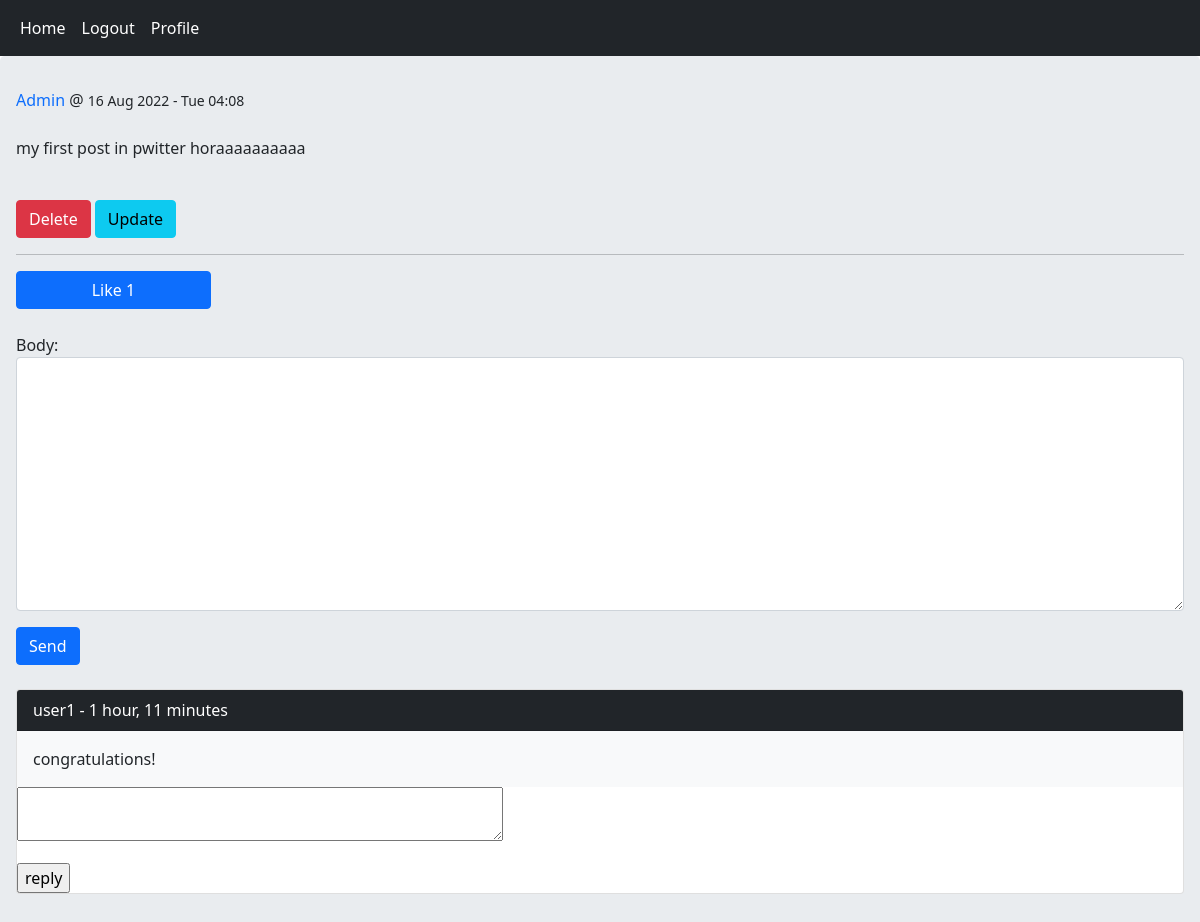
Screenshot of /post/1/my-first-post-in-pwitter-horaa/ (signed in) with the database file from the repository.
### home/models.py (models this page shows, shortened)
class Post(models.Model):
    user = models.ForeignKey(User, on_delete=models.CASCADE, related_name='posts')
    body = models.TextField()
    slug = models.SlugField()
    title = models.CharField(max_length=100, null=True, blank=True)  # proper format to add new field after migration
    created = models.DateTimeField(auto_now_add=True)
    updated = models.DateTimeField(auto_now=True)
    class Meta:
        ordering = ('-created',)  # model wide order_by filter
    def likes_count(self):
        return self.pvote.count()
    def user_can_like(self, user):
        user_like_this_post = user.uvote.filter(post=self)
        if user_like_this_post.exists():
            return False
        return True

class Comment(models.Model):
    user = models.ForeignKey(User, on_delete=models.CASCADE, related_name='ucomment')
    post = models.ForeignKey(Post, on_delete=models.CASCADE, related_name='pcomment')
    reply = models.ForeignKey("Comment", on_delete=models.CASCADE, related_name='rcomment', blank=True, null=True)
    is_reply = models.BooleanField(default=False)
    body = models.TextField(max_length=400)
    created = models.DateTimeField(auto_now_add=True)

### home/views.py (the view, shortened to what this page needs)
# urls.py: path('post/<int:user_id>/<slug:slug>/', views.PostDetailView.as_view(), name="post_detail"),
class PostDetailView(View):
    form_class = CommentCreateForm
    form_class_reply = CommentReplyForm
    def setup(self, request, *args, **kwargs):
        self.post_instance = get_object_or_404(Post, id=kwargs['user_id'], slug=kwargs["slug"])
        return super().setup(request, *args, **kwargs)
    def get(self, request, *args, **kwargs):
        comments = self.post_instance.pcomment.filter(is_reply=False)
        can_like = False
        if request.user.is_authenticated and self.post_instance.user_can_like(request.user):
            can_like = True
        return render(request, 'home/details.html',
                      {'post': self.post_instance, 'comments': comments, 'form': self.form_class,
                       'form_reply': self.form_class_reply, 'can_like':can_like})

### home/templates/home/details.html (shortened to what this page needs)
{% extends 'base.html' %}
{% block content %}
    <a class="text-decoration-none" href="{% url 'account:user_profile' post.user.id %}">{{ post.user|capfirst }}</a> @ <small>
    {{ post.updated|date:"d M Y - D H:m" }}</small> <br><br>
    <p>{{ post.body }}</p>
    {% if request.user.id == post.user.id %}
        <br>
        <a href="{% url 'home:post_delete' post.id %}" class="btn btn-danger">Delete</a>
        <a href="{% url 'home:post_update' post.id %}" class="btn btn-info">Update</a>
    {% endif %}
    <hr>
    {% if request.user.is_authenticated %}
        <a href="{% url "home:post_like" post.id %}" class="{% if not can_like %}disabled{% endif %} btn btn-primary col-md-2">Like {{ post.likes_count }}</a><br>
        <br>
        <form action="" method="post">
            {{ form.as_p }}
            <input class="btn btn-primary" type="submit" value="Send">
        </form>
    {% else %}
        <p class="text-danger">Only logged in user can comment</p>
    {% endif %}
    <br>
    {% for comment in comments %}
        <div class="card">
            <div class="card-header bg-dark text-white">{{ comment.user }} - {{ comment.created|timesince }}</div>
            <div class="card-body bg-light">{{ comment.body }}</div>
            {% if request.user.is_authenticated %}
               <form action="{% url "home:reply_comment" post.id comment.id %}" method="post">
                    {{ form_reply.as_p }}
                    <input type="submit" value="reply">
                </form>
            {% endif %}
        </div>
        <br>
    {% empty %}
        <p>No comment yet</p>
    {% endfor %}
{% endblock %}

### rows the page displays
Post: user "Admin", updated "16 Aug 2022 - Tue 04:08", body "my first post in pwitter horaaaaaaaaaa", likes_count "1"
Comment: user "user1", created "1 hour, 11 minutes", body "congratulations!"
